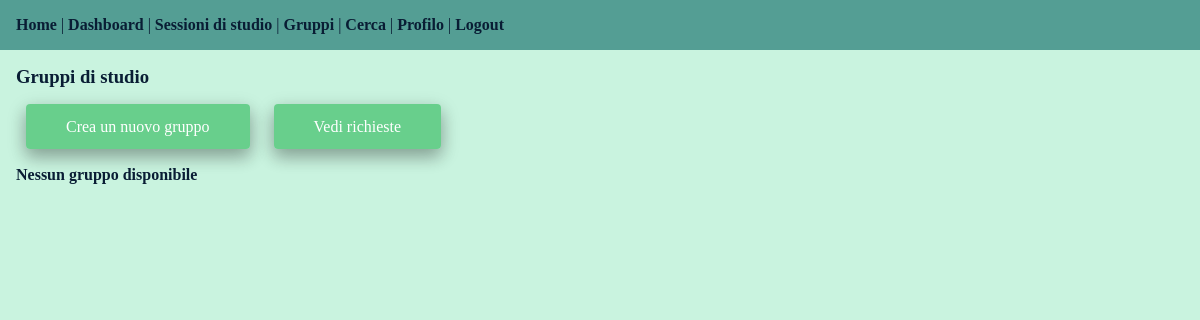
Page /groups/ (signed in) on the earlier database version.
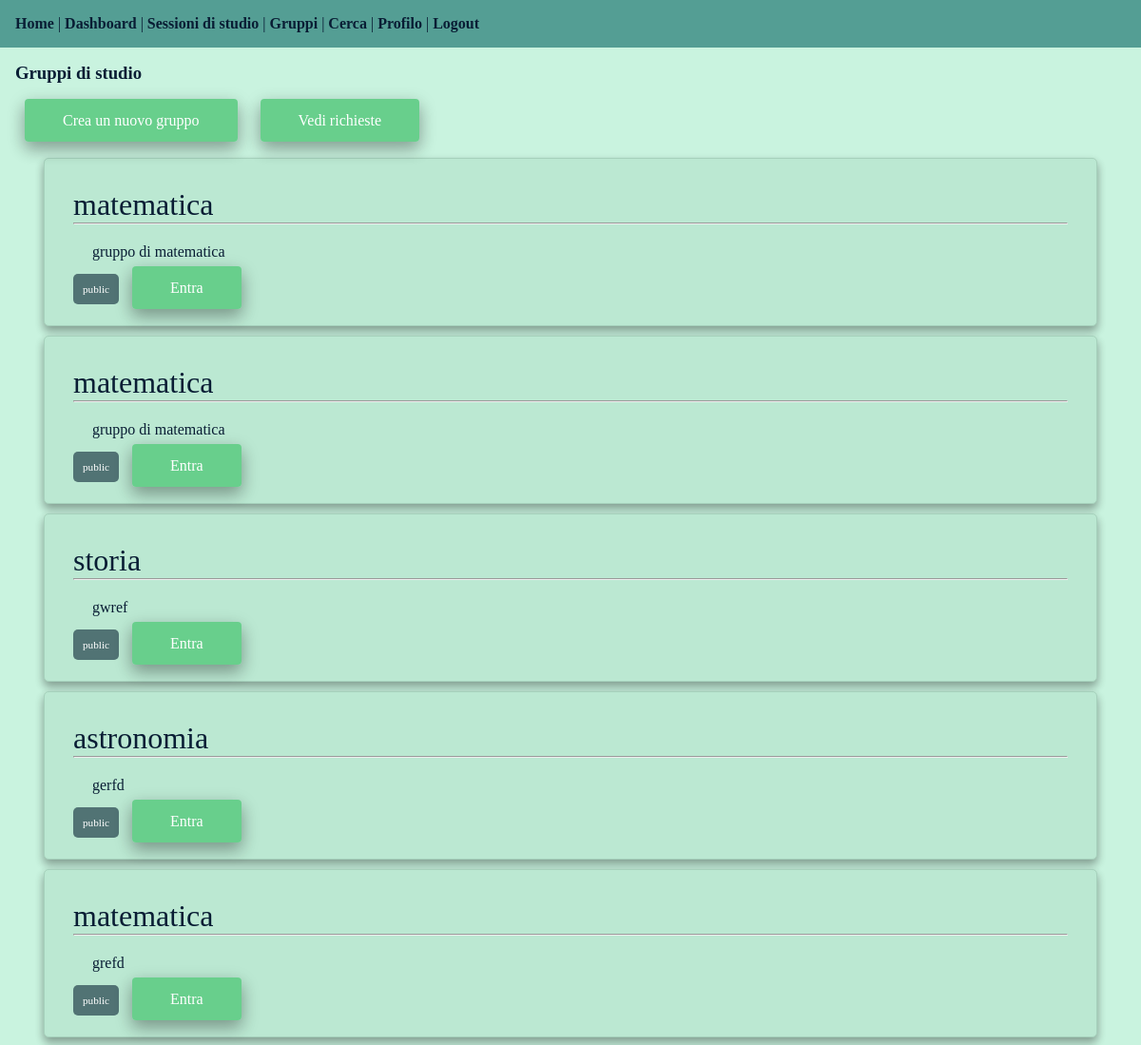
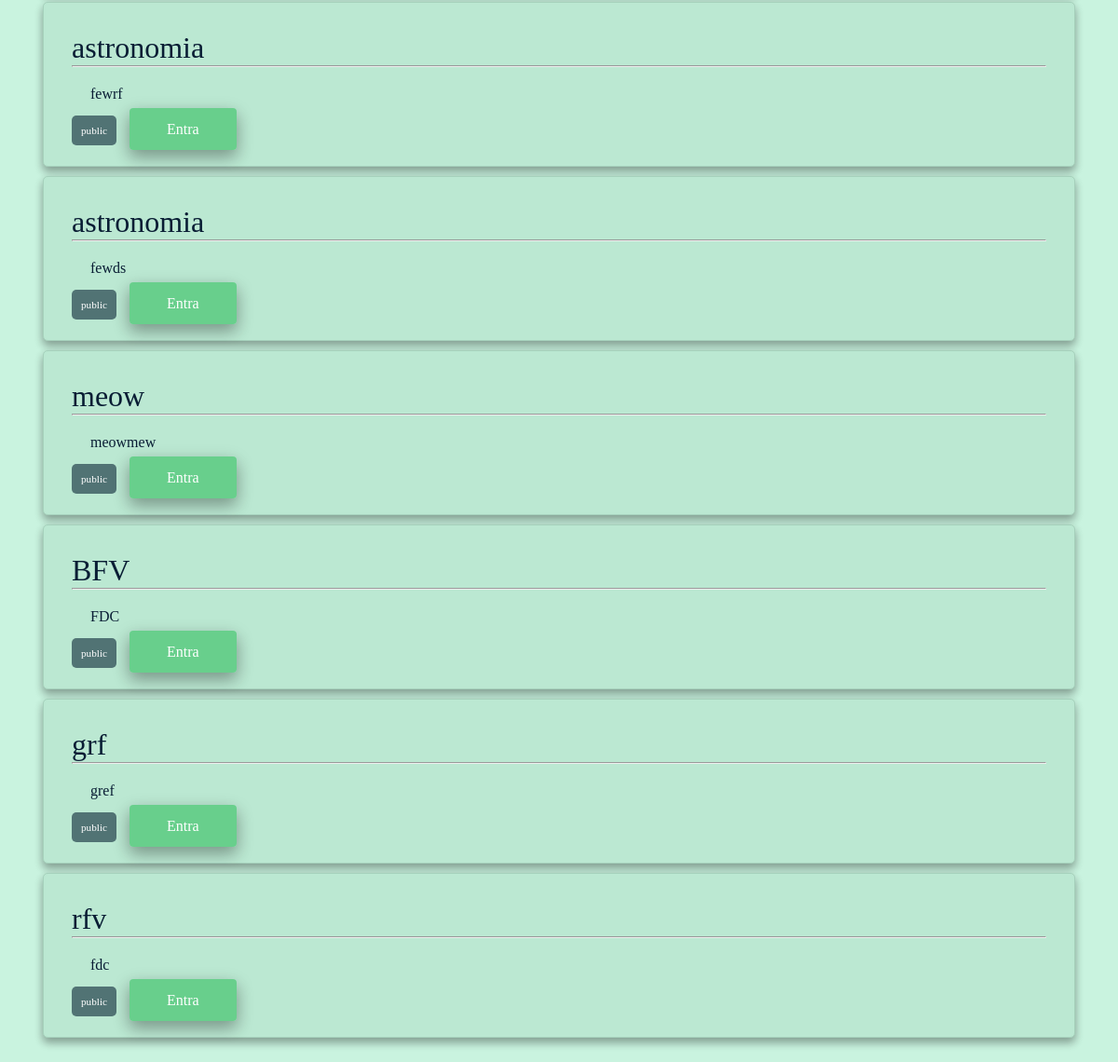
Same page on the later database version (2 pictures, top to bottom).
### groups/models.py (models this page shows, shortened)
class StudyGroup(models.Model):
    PRIVACY_CHOICES = (('public', 'Public') , ('private', 'Private') )
    name = models.CharField(max_length=100)
    description = models.TextField()
    creator = models.ForeignKey(settings.AUTH_USER_MODEL, on_delete=models.CASCADE, related_name='created_group')
    privacy = models.CharField(max_length=10, choices=PRIVACY_CHOICES, default='public')
    members = models.ManyToManyField(settings.AUTH_USER_MODEL, through='GroupMembership', related_name='study_groups', blank=True)

### groups/views.py (the view)
# urls.py: path('', views.group_list, name="group_list"),
@login_required
def group_list(request):
    groups = StudyGroup.objects.filter(groupmembership__user = request.user)
    public_groups = StudyGroup.objects.filter(privacy = 'public').exclude(groupmembership__user = request.user)
    return render(request, 'groups/group_list.html', {'groups': groups, 'public_groups': public_groups})

### groups/templates/groups/group_list.html (shortened to what this page needs)
{% extends "users/dashboard.html" %}
{% block content%}
<div class="group-list-container">
    <h3>Gruppi di studio</h3>
    <div class="add-group">
        <a href="{% url 'groups:create_group' %}" class="main-buttons">Crea un nuovo gruppo</a>
        <a href="{% url 'groups:my_invites' %}" class="main-buttons">Vedi richieste</a>
    </div>
    {%if groups%}
        {% for group in groups %}
        <div class="group">
            <a href="{% url 'groups:group_details' group.id %}" class="group-name">{{ group.name }}</a>
            <hr>
            <p class="group-description">{{ group.description }}</p>
            <span class="privacy-badge">{{ group.privacy}}</span>
            <a href="{% url 'groups:group_details' group.id %}" class="main-buttons">Entra</a>
        </div>
        {% endfor %}
    {% else %}
        <h4>Nessun gruppo disponibile</h4>
    {% endif %}
</div>
{%endblock%}

Differences in the rows shown:
added StudyGroup: name "matematica", description "gruppo di matematica", privacy "public"
added StudyGroup: name "matematica", description "gruppo di matematica", privacy "public"
added StudyGroup: name "storia", description "gwref", privacy "public"
added StudyGroup: name "astronomia", description "gerfd", privacy "public"
added StudyGroup: name "matematica", description "grefd", privacy "public"
added StudyGroup: name "astronomia", description "fewrf", privacy "public"
added StudyGroup: name "astronomia", description "fewds", privacy "public"
added StudyGroup: name "meow", description "meowmew", privacy "public"
added StudyGroup: name "BFV", description "FDC", privacy "public"
added StudyGroup: name "grf", description "gref", privacy "public"
added StudyGroup: name "rfv", description "fdc", privacy "public"
Other differences:
text no longer shown: "Nessun gruppo disponibile"
